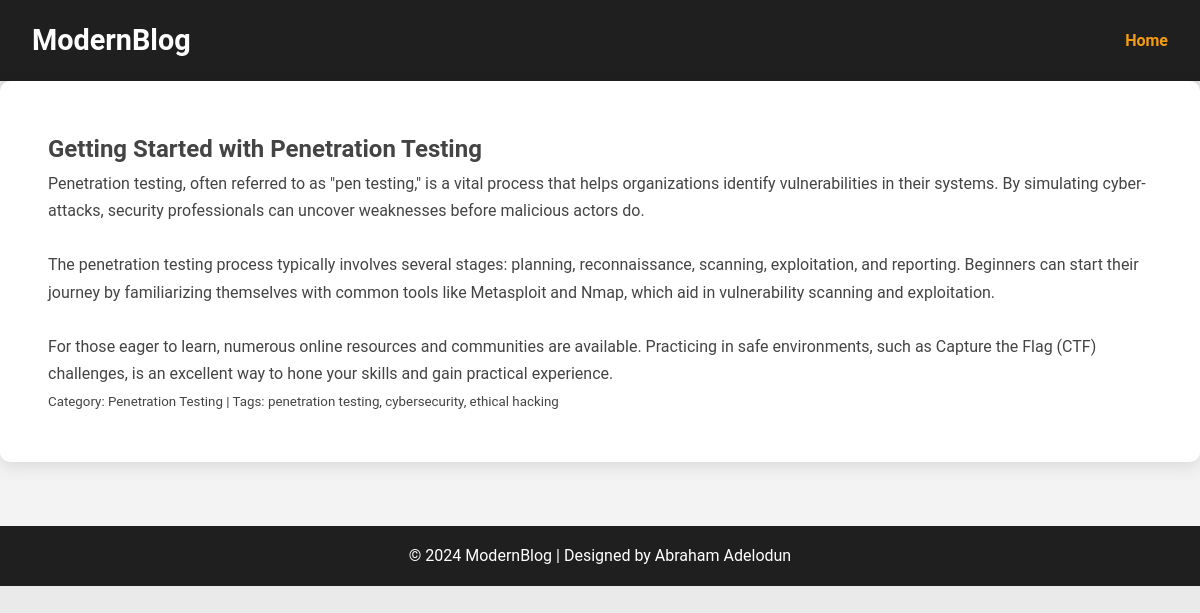
Page /view-post/4 on the committed database.
### models.py (models this page shows)
class Post(db.Model):
    __tablename__= "blog"
    id = db.Column(db.Integer, primary_key=True)
    title = db.Column(db.String(100), nullable=False)
    content = db.Column(db.Text, nullable=False)
    category = db.Column(db.String(50), nullable=False)
    tags = db.Column(db.String(100))
    created_at = db.Column(db.DateTime, default=datetime.now())
    updated_at = db.Column(db.DateTime, onupdate=datetime.now())

### app.py (the view)
@app.route('/view-post/<int:id>', methods=['GET'])
def view_post(id):
    post = Post.query.get_or_404(id)
    return render_template('view-post.html', post=post)

### templates/view-post.html (shortened to what this page needs)
<!DOCTYPE html>
<html lang="en">
<head>
    <link rel="stylesheet" href="{{ url_for('static', filename='styles.css') }}">
</head>
<body>
    <header>
        <nav>
            <div class="logo">ModernBlog</div>
            <ul class="nav-links">
                <li><a href="{{ url_for('home') }}">Home</a></li>
            </ul>
        </nav>
    </header>
    <section class="section">
        <h2>{{ post.title }}</h2>
        <p>{{ post.content.replace('\n', '<br>') | safe  }}</p>
        <small>Category: {{ post.category }} | Tags: {{ post.tags }}</small>
    </section>
    <footer>
        <p>&copy; 2024 ModernBlog | Designed by Abraham Adelodun</p>
    </footer>
</body>
</html>

### static/styles.css (style rules this page uses)
* { margin: 0; padding: 0; box-sizing: border-box; }
body { background: linear-gradient(to bottom, #eaeaea, #f4f4f4); font-family: 'Roboto', sans-serif; color: #444; line-height: 1.7; overflow-x: hidden; }
header { background-color: #1f1f1f; color: #fff; padding: 1rem 2rem; box-shadow: 0 2px 10px rgba(0, 0, 0, 0.1); }
nav { display: flex; justify-content: space-between; align-items: center; }
.logo { font-size: 1.8rem; font-weight: 700; margin-right: 2rem; }
.nav-links { list-style: none; display: flex; gap: 10rem; padding-left: 25rem; }
.nav-links li a { color: #f39c12; text-decoration: none; font-weight: 600; position: relative; }
.nav-links li a::after { content: ''; display: block; width: 100%; height: 3px; background: #f39c12; position: absolute; bottom: -5px; left: 0; transform: scaleX(0); transition: transform 0.3s ease; }
section { padding: 4rem 2rem; max-width: 1200px; margin: 0 auto; }
.section { background-color: white; border-radius: 10px; box-shadow: 0 4px 16px rgba(0, 0, 0, 0.1); margin-bottom: 4rem; padding: 3rem; }
footer { text-align: center; padding: 1rem; background-color: #1f1f1f; color: white; margin-top: 2rem; position: relative; }

### rows in the picture
Post: title "Getting Started with Penetration Testing", content.replace "Penetration testing, often referred to as \"pen testing,\" is a vital process that helps organizations identify vulnerabilities in their systems. By simulating cyber-attacks, security professionals can uncover weaknesses before malicious actors do. The penetration testing process typically involves several stages: planning, reconnaissance, scanning, exploitation, and reporting. Beginners can start their journey by familiarizing themselves with common tools like Metasploit and Nmap, which aid in vulnerability scanning and exploitation. For those eager to learn, numerous online resources and communities are available. Practicing in safe environments, such as Capture the Flag (CTF) challenges,…", category "Penetration Testing", tags "penetration testing, cybersecurity, ethical hacking"
